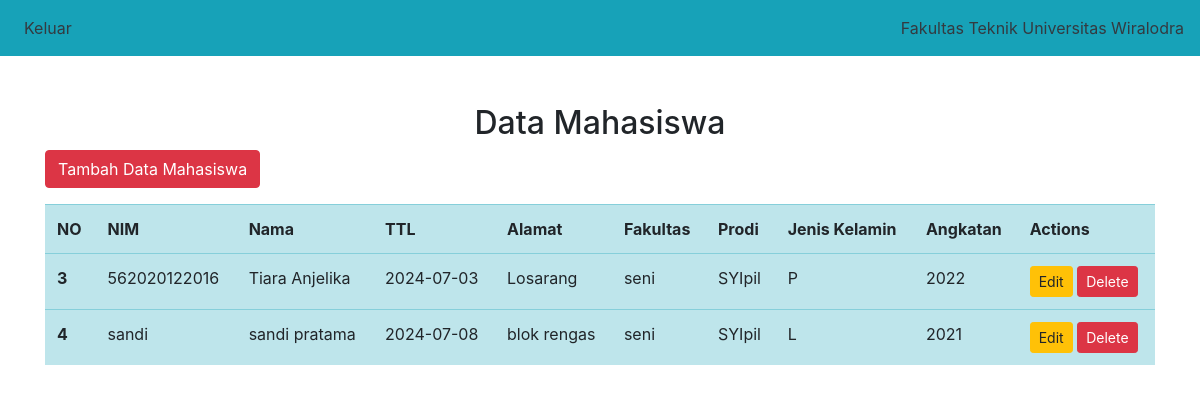
The app's page /datamhs.php with its own data.
### tables this page shows
CREATE TABLE `tb_mahasiswa` (
  `nim` varchar(15) NOT NULL,
  `nama` varchar(100) NOT NULL,
  `ttl` date NOT NULL,
  `alamat` text NOT NULL,
  `kode_fakultas` varchar(10) NOT NULL,
  `kode_prodi` varchar(10) NOT NULL,
  `jenis_kelamin` enum('L','P') NOT NULL,
  `angkatan` year(4) NOT NULL
);

CREATE TABLE `tb_fakultas` (
  `kode_fakultas` varchar(100) NOT NULL,
  `nama_fakultas` varchar(100) NOT NULL
);

CREATE TABLE `tb_prodi` (
  `kode_prodi` varchar(10) NOT NULL,
  `nama_prodi` varchar(100) NOT NULL
);

### datamhs.php (the view, shortened to what this page needs)
<?php
include 'koneksi.php';
?>
<!DOCTYPE html>
<html>
<head>
    <link rel="stylesheet" href="https://cdn.jsdelivr.net/npm/bootstrap@4.6.2/dist/css/bootstrap.min.css">
</head>
<body>
<nav class="navbar mb-5 navbar-expand-lg navbar-dark bg-info">
  <div class="collapse navbar-collapse" id="navbarText">
    <ul class="navbar-nav mr-auto">
      <li class="nav-item active">
        <a class="nav-link text-dark" href="index.php">Keluar<span class="sr-only">(current)</span></a>
      </li>
    </ul>
    <span class="navbar-text text-dark">
      Fakultas Teknik Universitas Wiralodra
    </span>
  </div>
</nav>
<div class="container mt-5">
<h2 class="text-center mb-2">Data Mahasiswa</h2>
<button type="button" class="btn btn-danger" data-toggle="modal" data-target="#modalTambahMahasiswa">
        Tambah Data Mahasiswa
        </button>
        <table class="table table-hover table-info mt-3">
    <tr>
        <th>NO</th>
        <th>NIM</th>
        <th>Nama</th>
        <th>TTL</th>
        <th>Alamat</th>
        <th>Fakultas</th>
        <th>Prodi</th>
        <th>Jenis Kelamin</th>
        <th>Angkatan</th>
        <th>Actions</th>
    </tr>
    <?php
    $result = $conn->query("SELECT m.nim, m.nama, m.ttl, m.alamat, p.nama_prodi, f.nama_fakultas, m.jenis_kelamin, m.angkatan
                            FROM tb_mahasiswa m
                            JOIN tb_prodi p ON m.kode_prodi = p.kode_prodi
                            JOIN tb_fakultas f ON m.kode_fakultas = f.kode_fakultas");
    $no = 3;
    while ($row = $result->fetch_assoc()) {
        echo "<tr>";
        echo "<th scope='row'>" . $no++ . "</th>";
        echo "<td>" . $row['nim'] . "</td>";
        echo "<td>" . $row['nama'] . "</td>";
        echo "<td>" . $row['ttl'] . "</td>";
        echo "<td>" . $row['alamat'] . "</td>";
        echo "<td>" . $row['nama_fakultas'] . "</td>";
        echo "<td>" . $row['nama_prodi'] . "</td>";
        echo "<td>" . $row['jenis_kelamin'] . "</td>";
        echo "<td>" . $row['angkatan'] . "</td>";
        echo "<td>";
        echo "<a href='edit_mhs.php?nim=" . $row['nim'] . "' class='btn btn-warning btn-sm'>Edit</a> ";
        echo "<a href='delete_mhs.php?nim=" . $row['nim'] . "' class='btn btn-danger btn-sm'>Delete</a>";
        echo "</td>";
        echo "</tr>";
    }
    ?>
</table>
</body>
</html>

### records on screen
tb_mahasiswa: nim "562020122016", nama "Tiara Anjelika", ttl "2024-07-03", alamat "Losarang", kode_fakultas.nama_fakultas "seni", kode_prodi.nama_prodi "SYIpil", jenis_kelamin "P", angkatan "2022"
tb_mahasiswa: nim "sandi", nama "sandi pratama", ttl "2024-07-08", alamat "blok rengas", kode_fakultas.nama_fakultas "seni", kode_prodi.nama_prodi "SYIpil", jenis_kelamin "L", angkatan "2021"
